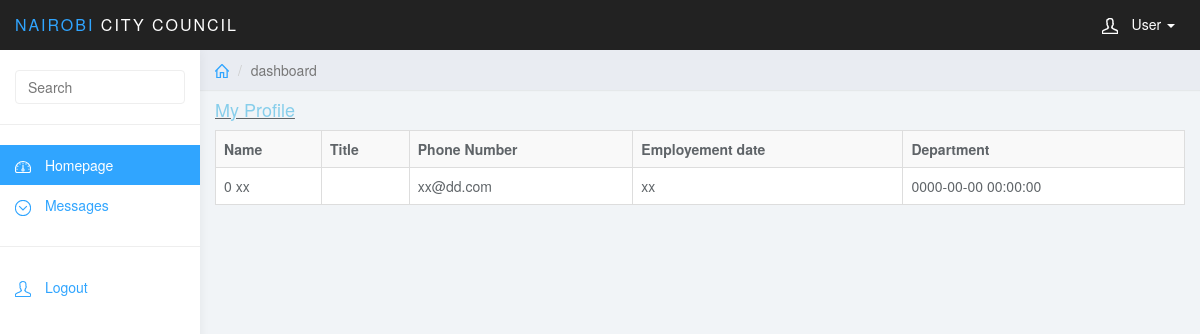
The page /login/user/profile.php (signed in) on the database its author committed.
### tables this page shows
CREATE TABLE `employee_table` (
  `employee_id` int(11) NOT NULL,
  `employee_login_id` int(11) NOT NULL,
  `employee_firstname` varchar(20) NOT NULL,
  `employee_lastname` varchar(20) NOT NULL,
  `employee_dateemployed` datetime NOT NULL,
  `employee_department` varchar(50) NOT NULL,
  `employee_title` varchar(20) NOT NULL,
  `employee_address` varchar(20) NOT NULL,
  `employee_contact` varchar(20) NOT NULL,
  `employee_username` varchar(20) NOT NULL,
  `employee_regdate` datetime NOT NULL
);

### login/user/profile.php (the view, shortened to what this page needs)
<?php
$username=$_SESSION['login_username'];
?>
<!DOCTYPE html>
<html>
<head>
<link href="../css/bootstrap.min.css" rel="stylesheet">
<link href="../css/datepicker3.css" rel="stylesheet">
<link href="../css/styles.css" rel="stylesheet">
<link rel="stylesheet" href="../css/font-awesome.css">
<link rel="stylesheet" href="../css/font-awesome.min.css">
</head>
<body>
	<nav class="navbar navbar-inverse navbar-fixed-top" role="navigation">
		<div class="container-fluid">
			<div class="navbar-header">
				<a class="navbar-brand" href="#"><span>Nairobi </span>City Council</a>
				<ul class="user-menu">
					<li class="dropdown pull-right">
						<a href="#" class="dropdown-toggle" data-toggle="dropdown"><svg class="glyph stroked male-user"><use xlink:href="#stroked-male-user"></use></svg> User <span class="caret"></span></a>
					</li>
				</ul>
			</div>
		</div>
	</nav>
	<div id="sidebar-collapse" class="col-sm-3 col-lg-2 sidebar">
		<form role="search">
			<div class="form-group">
				<input type="text" class="form-control" placeholder="Search">
			</div>
		</form>
		<ul class="nav menu">
			<li class="active"><a href="index.php"><svg class="glyph stroked dashboard-dial"><use xlink:href="#stroked-dashboard-dial"></use></svg> Homepage</a></li>
			<li class="parent">
				<a href="#">
					<span data-toggle="collapse" href="#sub-item-2"><svg class="glyph stroked chevron-down"><use xlink:href="#stroked-chevron-down"></use></svg></span> Messages
				</a>
			</li>
			<li role="presentation" class="divider"></li>
			<li><a href="../logout.php"><svg class="glyph stroked male-user"><use xlink:href="#stroked-male-user"></use></svg> Logout</a></li>
		</ul>
	</div>
	<div class="col-sm-9 col-sm-offset-3 col-lg-10 col-lg-offset-2 main">
		<div class="row">
			<ol class="breadcrumb">
				<li><a href="#"><svg class="glyph stroked home"><use xlink:href="#stroked-home"></use></svg></a></li>
				<li class="active">dashboard</li>
			</ol>
		</div>
		<div class="content">
			<?php
			include("../connection/connector.php");
			$query1="SELECT * FROM employee_table WHERE employee_username='$username'";
			$resource1=mysql_query($query1,$conn);
			echo "<b><u><h4><font color=\"skyblue\">My Profile</font></u></h4></b>
		<table align=\"center\" border=\"0\" width=\"90%\" class=\"table table-bordered table-striped\" data-pagination=\"true\" data-sort-name=\"employee\" id=\"employee\">
		<tr>
		<td><b>Name</b></td><td><b>Title</b></td> <td><b>Phone Number</b></td><td><b>Employement date</b></td><td><b>Department</b></td></td></tr> ";
			while($result1=mysql_fetch_array($resource1))
			{
				echo "<tr><td>".$result1[1]."&nbsp".$result1[2]."</td><td>".$result1[5]."</td><td>".$result1[7]."</td><td>".$result1[3]."</td><td>".$result1[4]."</td></tr>";
			} echo "</table>";
			?>
		</div>
	</div>
</body>
</html>

### login/css/styles.css (style rules this page uses)
body { background: #f1f4f7; padding-top: 50px; color: #5f6468; }
a, a:hover, a:focus { color: #30a5ff; }
h1, h2, h3, h4, h5, h6 { color: #5f6468; }
h3, h4 { font-weight: 300; }
.form-control { border: 1px solid #eee; box-shadow: none; }
.navbar-header .navbar-brand { color: #fff; font-size: 16px; text-transform: uppercase; font-weight: 500; letter-spacing: 2px; }
.navbar-header .navbar-brand span { color: #30a5ff; }
.navbar { border: 0; }
.user-menu { display: inline-block; margin-top: 14px; margin-right: 10px; float: right; list-style: none; padding: 0; }
.user-menu a { color: #fff; }
.sidebar { display: block; background-color: #fff; padding: 0; display: none; }
.sidebar form { padding: 20px 15px 5px 15px; border-bottom: 1px solid #eee; margin-bottom: 20px; }
@media (min-width: 768px) { .sidebar { display: block; position: fixed; top: 50px; bottom: 0; left: 0; z-index: 1000; display: block; margin: 0; padding: 0; overflow-x: hidden; overflow-y: auto; background-color: #fff; box-shadow: 1px 0px 10px rgba(0, 0, 0, .05); } }
@media (min-width: 768px) { .navbar-header { width: 100%; } }
.sidebar ul.nav .active a, .sidebar ul.nav li.parent a.active, .sidebar ul.nav .active > a:hover, .sidebar ul.nav li.parent a.active:hover, .sidebar ul.nav .active > a:focus, .sidebar ul.nav li.parent a.active:focus { color: #fff; background-color: #30a5ff; }
.sidebar ul.nav li.divider { border-bottom: 1px solid #eee; margin: 20px 0; }
.breadcrumb { border-radius: 0; padding: 10px 15px; background: #e9ecf2; box-shadow: 0 1px 1px rgba(0, 0, 0, .05); margin: 0 ; }
.table { background: #fff; }
.sidebar .glyph, .user-menu .glyph { height: 16px; width: 16px; margin: 0 10px 0 0; stroke-width: 3px; }
.user-menu .glyph { stroke-width: 4px; }
.breadcrumb .glyph { height: 14px; width: 14px; margin: -2px 0 0 0; stroke-width: 4px; }

### rows shown on the page
employee_table: employee_login "0", employee_firstname "xx", employee_address "xx@dd.com", employee_lastname "xx", employee_dateemployed "0000-00-00 00:00:00"
